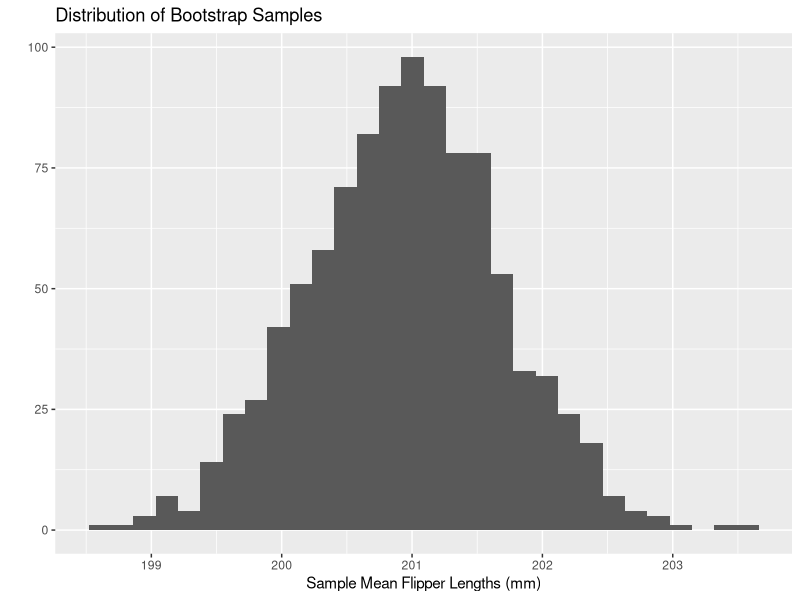
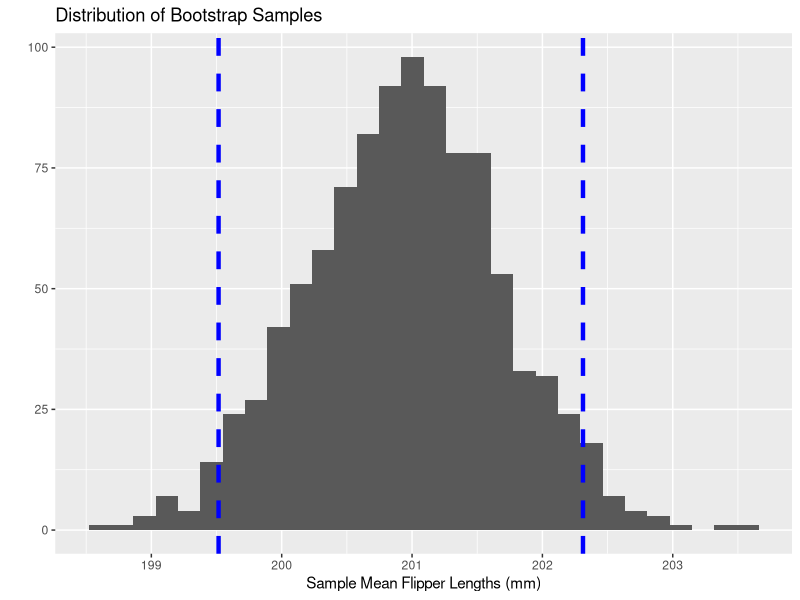
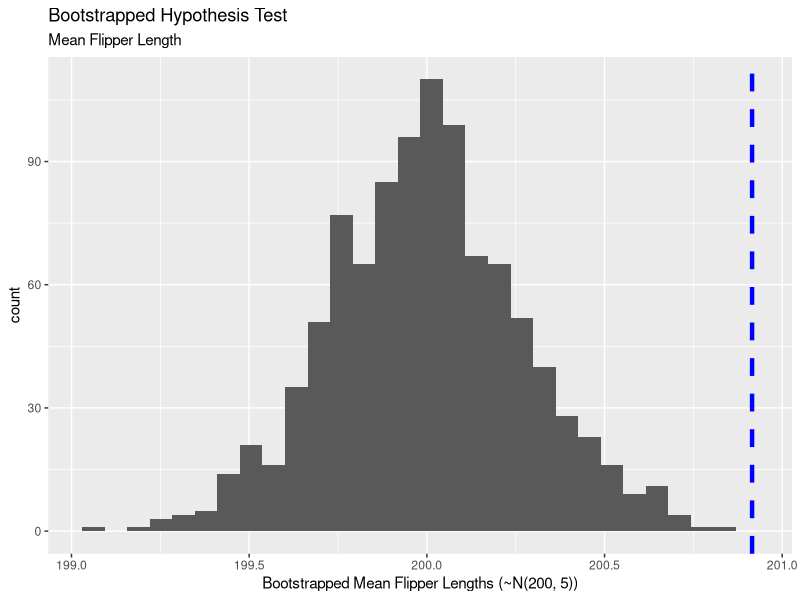
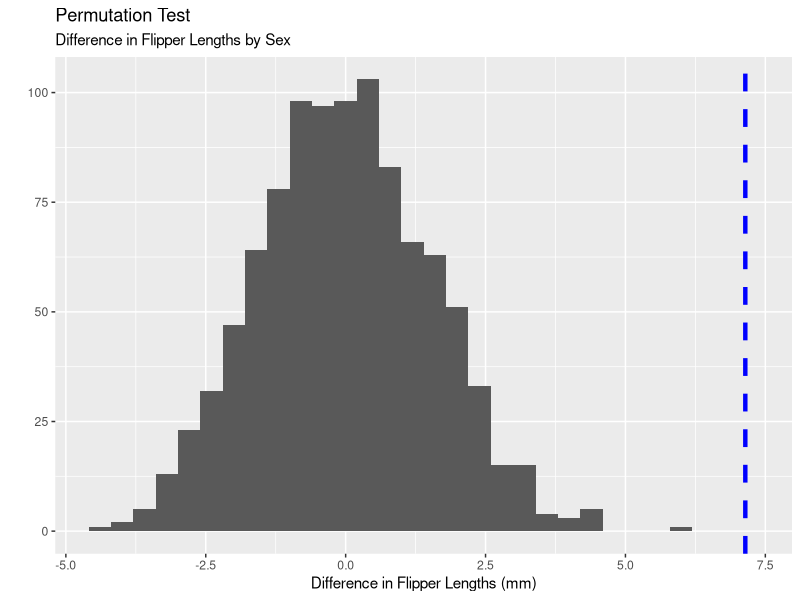

Write the R code that produced these figures, in order.
## ---- chunk 1
#Load in any packages you need
library(tidyverse)
library(palmerpenguins)

#Read in any data
penguins <- penguins
## ---- chunk 2
n_samps <- 1000
sample_means <- rep(NA, n_samps)
for(i in 1:n_samps){
  my_samp <- penguins %>%
    sample_n(nrow(penguins), replace = TRUE)
  sample_means[i] <- my_samp %>%
    summarize(mean = mean(flipper_length_mm, na.rm = TRUE)) %>%
    pull(mean)
}

ggplot() +
  geom_histogram(aes(x = sample_means)) +
  labs(title = "Distribution of Bootstrap Samples",
       x = "Sample Mean Flipper Lengths (mm)",
       y = "")
## ---- chunk 3
quantile(sample_means, c(0.025, 0.975))
## ---- chunk 4
ggplot() +
  geom_histogram(aes(x = sample_means)) +
  geom_vline(aes(xintercept = quantile(sample_means, 0.025)),
             color = "blue",
             lwd = 1.5,
             linetype = "dashed") +
    geom_vline(aes(xintercept = quantile(sample_means, 0.975)),
             color = "blue",
             lwd = 1.5,
             linetype = "dashed") +
  labs(title = "Distribution of Bootstrap Samples",
       x = "Sample Mean Flipper Lengths (mm)",
       y = "")
## ---- chunk 5
num_samps <- 1000
bootstrapped_mean_lengths <- rep(NA, num_samps)

for(i in 1:num_samps){
  my_samp <- rnorm(nrow(penguins), 200, 5)
  bootstrapped_mean_lengths[i] <- mean(my_samp)
  }

my_mean_flipper_length <- penguins %>%
  summarize(mean = mean(flipper_length_mm, na.rm = TRUE)) %>%
  pull(mean)

ggplot() + 
  geom_histogram(aes(x = bootstrapped_mean_lengths)) +
  geom_vline(aes(xintercept = my_mean_flipper_length), 
             color = "blue",
             lwd = 1.5,
             linetype = "dashed") +
  labs(title = "Bootstrapped Hypothesis Test",
       subtitle = "Mean Flipper Length",
       x = "Bootstrapped Mean Flipper Lengths (~N(200, 5))",
       Y = "")
## ---- chunk 6
num_extreme <- sum(bootstrapped_mean_lengths >= my_mean_flipper_length)

bootstrapped_p_value <- 2*(num_extreme / num_samps)
bootstrapped_p_value
## ---- chunk 7
my_female_avg_flipper_length <- penguins %>%
  filter(sex == "female") %>%
  summarize(mean = mean(flipper_length_mm, na.rm = TRUE)) %>%
  pull(mean)

my_male_avg_flipper_length <- penguins %>%
  filter(sex == "male") %>%
  summarize(mean = mean(flipper_length_mm, na.rm = TRUE)) %>%
  pull(mean)

my_difference <- my_male_avg_flipper_length - my_female_avg_flipper_length

#Bootstrap Permutations
num_samps <- 1000
independent_differences <- rep(NA, num_samps)

for(i in 1:num_samps){
  penguins_reassigned <- penguins %>%
    mutate(sex = sample(sex, nrow(penguins), replace = FALSE))
  
  fem_avg <- penguins_reassigned %>%
    filter(sex == "female") %>%
    summarize(mean = mean(flipper_length_mm, na.rm = TRUE)) %>%
    pull(mean)
  
  male_avg <- penguins_reassigned %>%
    filter(sex == "male") %>%
    summarize(mean = mean(flipper_length_mm, na.rm = TRUE)) %>%
    pull(mean)
  
  independent_differences[i] <- male_avg - fem_avg
}

ggplot() + 
  geom_histogram(aes(x = independent_differences)) +
  geom_vline(aes(xintercept = my_difference),
             color = "blue",
             lwd = 1.5,
             linetype = "dashed") +
  labs(title = "Permutation Test",
       subtitle = "Difference in Flipper Lengths by Sex",
       x = "Difference in Flipper Lengths (mm)",
       y = "")

extreme_samples <- sum(independent_differences >= my_difference)
bootstrapped_p_value <- 2*(extreme_samples/num_samps)
bootstrapped_p_value
